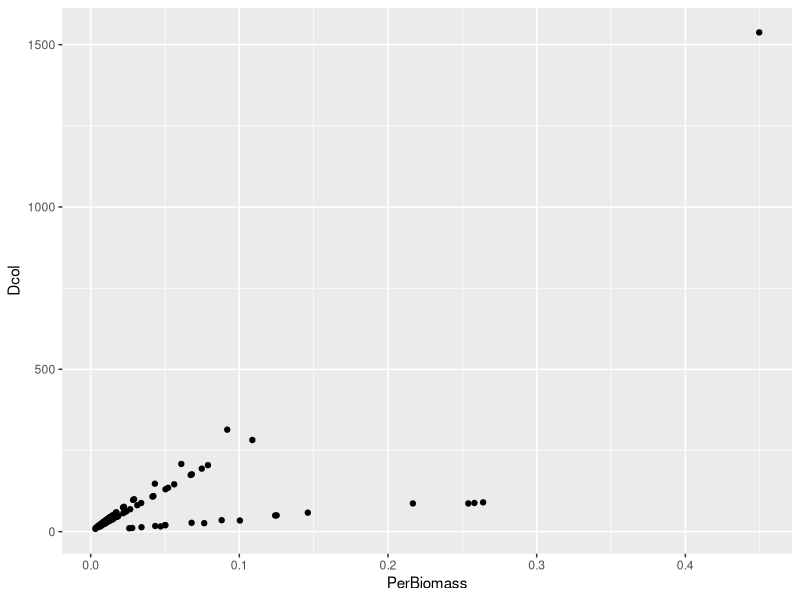
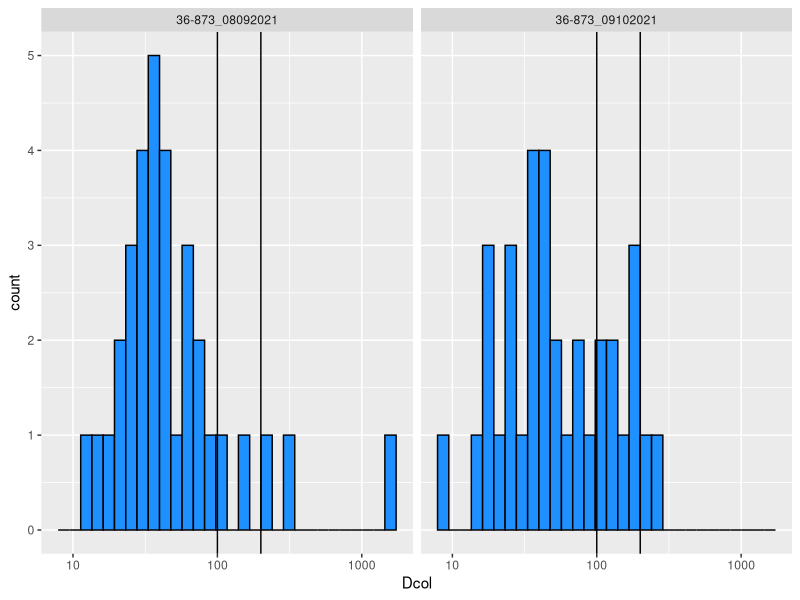
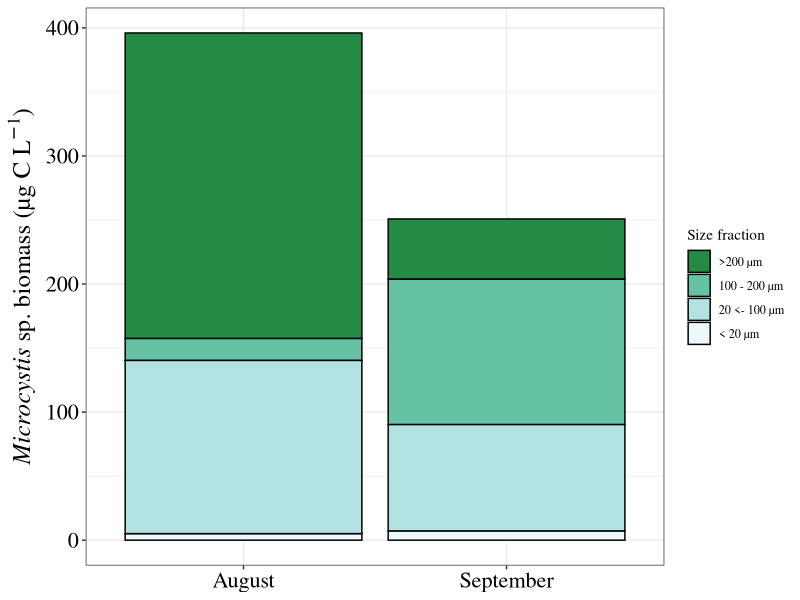

Source code (R) for these figures, in order:
library(tidyverse)

dat <- read.csv("01_Data/00_Microcystis_ColonySize_Measurements.csv") %>% 
        mutate(Biomass = (pi*Dcol)/6) %>% 
        group_by(Sample_ID, NewOld) %>% 
        mutate(PerBiomass = Biomass/sum(Biomass))

bms_sum <- dat %>% 
  group_by(Sample_ID, NewOld) %>% 
  summarize(MicrocystisBiomassTot = sum(Biomass, na.rm = TRUE)) %>% 
  mutate(Bms_tot = MicrocystisBiomassTot * 0.22)

ggplot(dat, aes(y = Dcol, x = PerBiomass)) +
  geom_point()

ggplot(dat %>% 
         filter(NewOld == "New"), 
       aes(x = Dcol)) +
  geom_histogram(fill = "dodgerblue", color = "black") +
  scale_x_log10() +
  facet_wrap(~Sample_ID) +
  geom_vline(xintercept = 200) +
  geom_vline(xintercept = 100)


# % of COLONIES by biomass
# <
L200 <- dat %>% 
  mutate(L200 = ifelse(Dcol < 200, "L200", "G200"),
         L60 = ifelse(Dcol < 60, "L60", "G60")) %>% 
  group_by(Sample_ID, NewOld, L200) %>% 
  summarize(Biomass = sum(Biomass)) %>% 
  pivot_wider(id_cols = Sample_ID:NewOld, names_from = "L200", values_from = Biomass) %>% 
  mutate(LessThan = L200/(L200 + G200),
         Frac = "L200") %>% 
  filter(NewOld == "New") %>% 
  ungroup() %>% 
  select(-NewOld, -G200, -L200)

L100 <- dat %>% 
  mutate(L200 = ifelse(Dcol < 200, "L200", "G200"),
         L100 = ifelse(Dcol < 100, "L100", "G100")) %>% 
  group_by(Sample_ID, NewOld, L100) %>% 
  summarize(Biomass = sum(Biomass)) %>% 
  pivot_wider(id_cols = Sample_ID:NewOld, names_from = "L100", values_from = Biomass) %>% 
  mutate(LessThan = L100/(L100 + G100),
         Frac = "L100")%>% 
  filter(NewOld == "New")%>% 
  ungroup() %>% 
  select(-NewOld, -G100, -L100)


L20 <- dat %>% 
  mutate(L200 = ifelse(Dcol < 200, "L200", "G200"),
         L20 = ifelse(Dcol < 20, "L20", "G20")) %>% 
  group_by(Sample_ID, NewOld, L20) %>% 
  summarize(Biomass = sum(Biomass)) %>% 
  pivot_wider(id_cols = Sample_ID:NewOld, names_from = "L20", values_from = Biomass) %>% 
  mutate(LessThan = L20/(L20 + G20),
         Frac = "L20")%>% 
  filter(NewOld == "New")%>% 
  ungroup() %>% 
  select(-NewOld, -G20, -L20)

MicrocystisFracs <- rbind(L200, L100, L20) %>% 
  pivot_wider(id_cols = Sample_ID, names_from = Frac, values_from = LessThan) %>% 
  mutate(FG200 = 1-L200,
         F100to200 = L200-L100,
         F20to100 = L100-L20) %>% 
  select(-L200, -L100) %>% 
  pivot_longer(cols = L20:F20to100) %>% 
  mutate(MicrocystisBiomassTot = ifelse(Sample_ID == "36-873_08092021", 1.8, 1.14), # 1.8 and 1.14 is the total Microcystis biomass from LEPAS on each date
         MicrocystisBiomassFrac = MicrocystisBiomassTot*value,
         name = fct_relevel(as.factor(name), "FG200", "F100to200", "F20to100", "L20"),
         name = fct_recode(name, 
                           "< 20 µm" = "L20",
                           "20 <- 100 µm" = "F20to100",
                           "100 - 200 µm" = "F100to200",
                           ">200 µm" = "FG200"),
         Month = ifelse(Sample_ID == "36-873_08092021", "August", "September"),
         MicrocystisBiomassFrac_ugCL = MicrocystisBiomassFrac*1000*0.22)

blah <- MicrocystisFracs %>% 
  group_by(Sample_ID) %>% 
  summarize(tot = sum(value))

Microbind <- rbind(L200, L100, L20)

pdf(file.path(here::here("03_Figures"),
              "16_FigS7_MicrocystisSizeFractions.pdf"), width = 8, height = 6)
ggplot(MicrocystisFracs, aes(y = MicrocystisBiomassFrac_ugCL, x = Month, fill = name)) +
  geom_bar(position = "stack", stat = "identity", color = "black")+
  ylab(expression(paste(italic("Microcystis "), "sp. biomass (µg C ",L^-1,")")))+
  guides(fill = guide_legend(title = "Size fraction")) +
  scale_fill_manual(values = c("#238b45", "#66c2a4", "#b2e2e2","#edf8fb" )) +
  theme_bw() +
  theme(axis.title.y = element_text(size = 18),
        axis.title.x = element_blank(),
        axis.text = element_text(size = 16, color = "black"),
        text = element_text(family = "serif"))
dev.off()

# % below 60
# 80%
dim(dat[dat$Dcol < 60 & dat$Sample_ID == "36-873_08092021",])[1]/
  dim(dat[dat$Sample_ID == "36-873_08092021",])[1]

# 58%
dim(dat[dat$Dcol < 60 & dat$Sample_ID == "36-873_09102021",])[1]/
  dim(dat[dat$Sample_ID == "36-873_09102021",])[1]